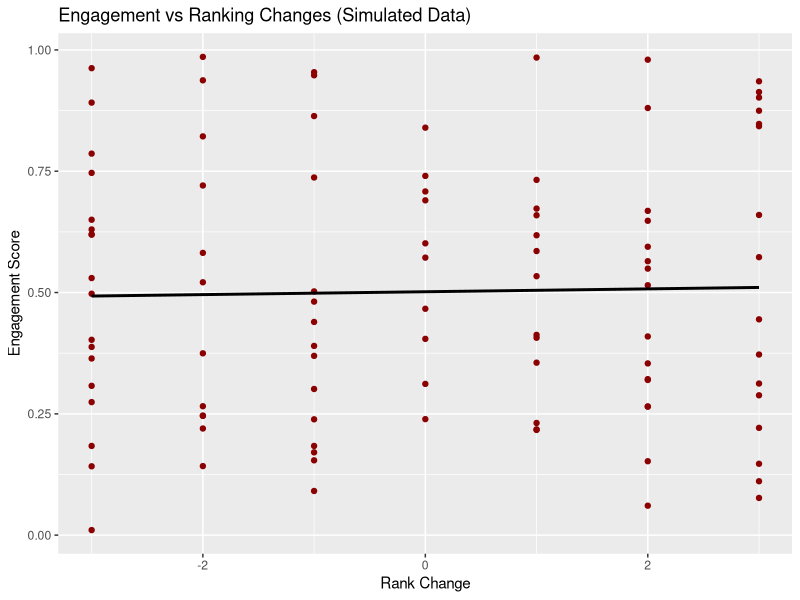

This figure's R source:
# Search Relevance Impact Analysis
# Objective: Evaluate ranking impact on engagement
# Note: All data are simulated for demonstration purposes only

library(ggplot2)
library(dplyr)

set.seed(123)

# Simulate search ranking data
search_data <- data.frame(
  QueryID = 1:100,
  RankChange = sample(-3:3, 100, replace = TRUE),     # Simulated rank changes
  EngagementScore = runif(100, 0, 1)                  # Simulated engagement scores
)

# Regression: Engagement vs RankChange
model <- lm(EngagementScore ~ RankChange, data = search_data)
summary(model)

# Visualization of simulated data
ggplot(search_data, aes(x = RankChange, y = EngagementScore)) +
  geom_point(color='darkred') +
  geom_smooth(method='lm', se=FALSE, color='black') +
  labs(title="Engagement vs Ranking Changes (Simulated Data)", x="Rank Change", y="Engagement Score")
